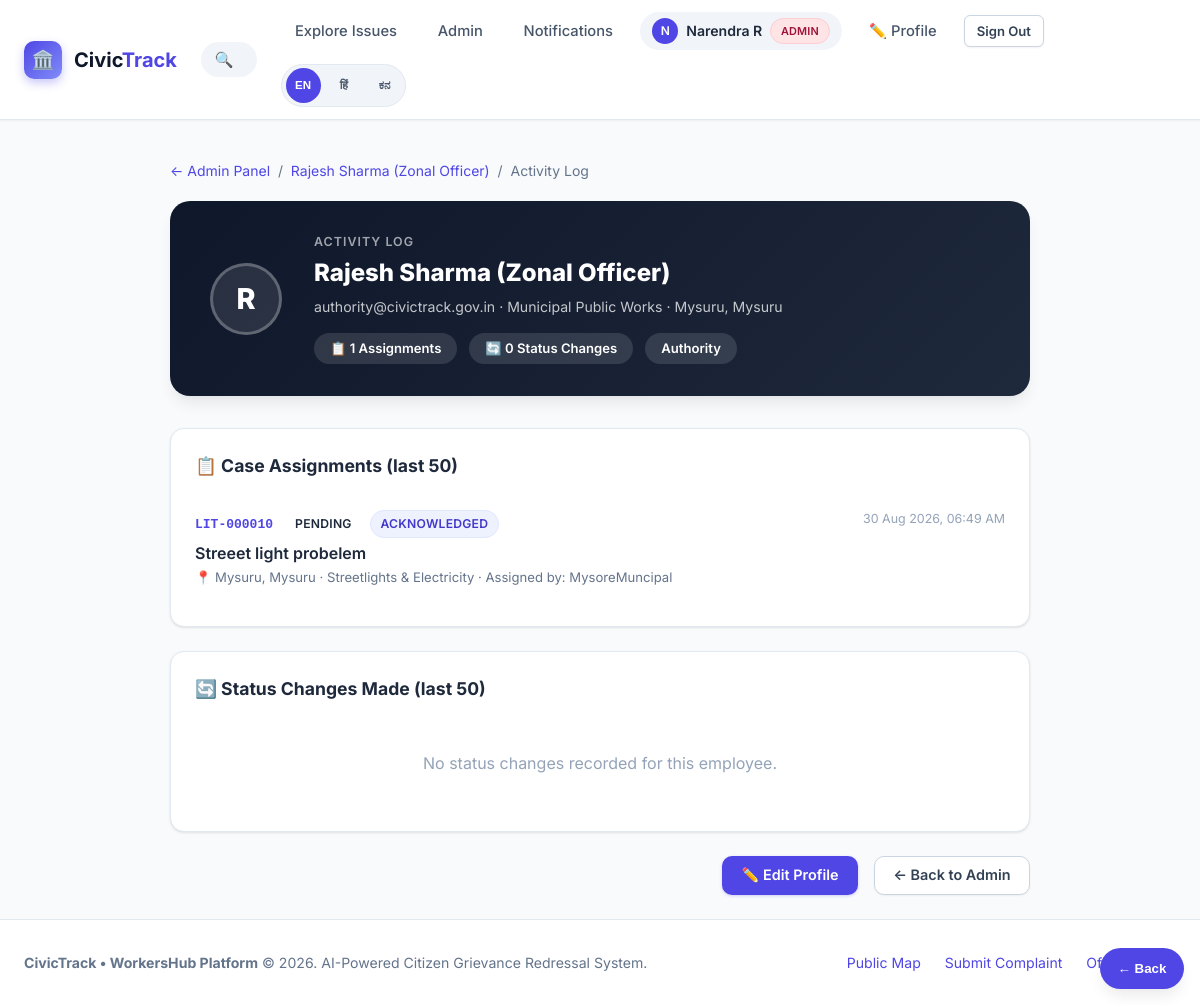
/admin/user/1/activity (signed in), run on an earlier commit of the app's database.
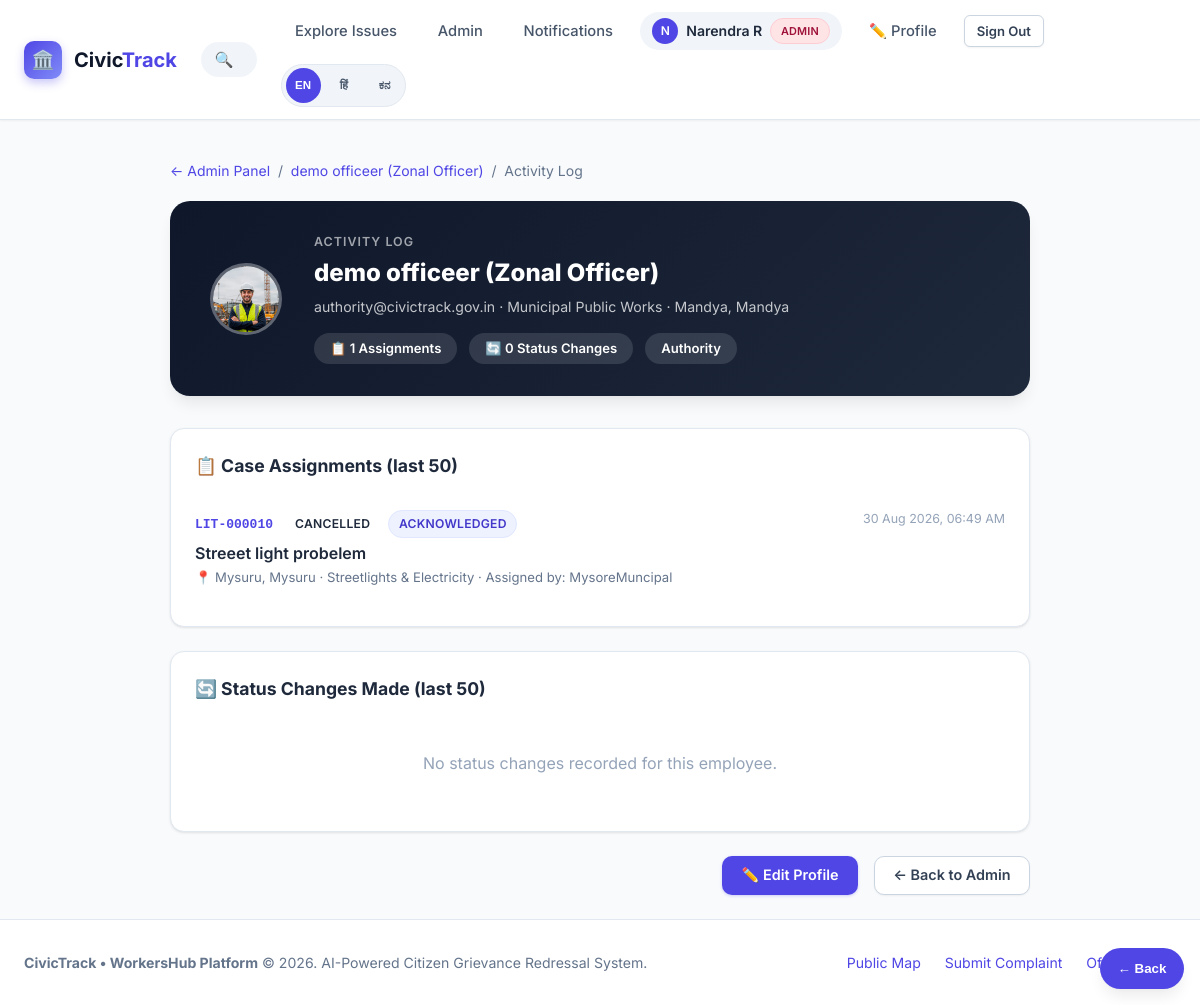
And on a later commit of the database.
### models.py (models this page shows, shortened)
class User(UserMixin, db.Model):
    __tablename__ = "users"
    id = db.Column(db.Integer, primary_key=True)
    name = db.Column(db.String(120), nullable=False)
    email = db.Column(db.String(160), unique=True, nullable=False, index=True)
    password_hash = db.Column(db.String(255), nullable=False)
    role = db.Column(db.String(20), nullable=False, default="citizen")  # citizen | authority | worker | admin
    phone = db.Column(db.String(20), nullable=True)
    state = db.Column(db.String(100), nullable=True)
    district = db.Column(db.String(100), nullable=True)
    city_town = db.Column(db.String(120), nullable=True)
    department = db.Column(db.String(100), nullable=True)  # For authority/worker: e.g. Roads, Sanitation
    profile_photo = db.Column(db.String(255), nullable=True)
    is_verified = db.Column(db.Boolean, nullable=False, default=False)
    created_at = db.Column(db.DateTime, default=datetime.utcnow)
    reported_issues = db.relationship("Issue", backref="reporter", lazy="dynamic",
                                      foreign_keys="Issue.reporter_id")
    assigned_issues = db.relationship("Issue", backref="assignee", lazy="dynamic",
                                      foreign_keys="Issue.assigned_to_id")
    assignments = db.relationship("IssueAssignment", backref="user", lazy="dynamic",
                                  foreign_keys="IssueAssignment.user_id", cascade="all, delete-orphan")
    chat_messages = db.relationship("ChatMessage", backref="sender", lazy="dynamic",
                                    foreign_keys="ChatMessage.user_id", cascade="all, delete-orphan")
    upvotes = db.relationship("Upvote", backref="user", lazy="dynamic", cascade="all, delete-orphan")
    notifications = db.relationship("Notification", backref="user", lazy="dynamic", cascade="all, delete-orphan")
    @property
    def is_admin(self):
        return self.role == "admin"

class IssueAssignment(db.Model):
    __tablename__ = "issue_assignments"
    id = db.Column(db.Integer, primary_key=True)
    issue_id = db.Column(db.Integer, db.ForeignKey("issues.id"), nullable=False, index=True)
    user_id = db.Column(db.Integer, db.ForeignKey("users.id"), nullable=False, index=True)
    assigned_by_id = db.Column(db.Integer, db.ForeignKey("users.id"), nullable=True)
    status = db.Column(db.String(20), nullable=False, default="pending")  # pending | accepted | declined | cancelled
    assigned_at = db.Column(db.DateTime, default=datetime.utcnow, index=True)
    responded_at = db.Column(db.DateTime, nullable=True)
    assigned_by = db.relationship("User", foreign_keys=[assigned_by_id])
    __table_args__ = (
        db.UniqueConstraint("issue_id", "user_id", name="uq_issue_assignment_user"),
    )

class Issue(db.Model):
    __tablename__ = "issues"
    id = db.Column(db.Integer, primary_key=True)
    case_code = db.Column(db.String(24), unique=True, nullable=False, index=True)  # e.g. LIT-000142
    reporter_id = db.Column(db.Integer, db.ForeignKey("users.id"), nullable=False)
    assigned_to_id = db.Column(db.Integer, db.ForeignKey("users.id"), nullable=True)
    title = db.Column(db.String(200), nullable=False)
    description = db.Column(db.Text, nullable=False)
    category = db.Column(db.String(80), nullable=False, index=True)
    priority = db.Column(db.String(20), nullable=False, default="Medium")  # Low, Medium, High, Urgent
    state = db.Column(db.String(100), nullable=False, index=True)
    district = db.Column(db.String(100), nullable=False, index=True)
    city_town = db.Column(db.String(120), nullable=False, index=True)
    locality_address = db.Column(db.String(255), nullable=True)
    latitude = db.Column(db.Float, nullable=False)
    longitude = db.Column(db.Float, nullable=False)
    photo_filename = db.Column(db.String(255), nullable=True)
    resolution_photo_filename = db.Column(db.String(255), nullable=True)
    status = db.Column(db.String(30), nullable=False, default="Reported", index=True)
    upvote_count = db.Column(db.Integer, nullable=False, default=0)
    ai_suggested_category = db.Column(db.String(80), nullable=True)
    ai_confidence = db.Column(db.Float, nullable=True)
    ai_urgency_score = db.Column(db.Float, nullable=True)
    ai_summary = db.Column(db.String(255), nullable=True)
    created_at = db.Column(db.DateTime, default=datetime.utcnow, index=True)
    updated_at = db.Column(db.DateTime, default=datetime.utcnow, onupdate=datetime.utcnow)
    resolved_at = db.Column(db.DateTime, nullable=True)
    upvotes = db.relationship("Upvote", backref="issue", lazy="dynamic", cascade="all, delete-orphan")
    history = db.relationship("StatusHistory", backref="issue", lazy="dynamic",
                              cascade="all, delete-orphan", order_by="StatusHistory.created_at.asc()")
    comments = db.relationship("IssueComment", backref="issue", lazy="dynamic",
                              cascade="all, delete-orphan", order_by="IssueComment.created_at.asc()")
    assignments = db.relationship("IssueAssignment", backref="issue", lazy="dynamic",
                                  cascade="all, delete-orphan", order_by="IssueAssignment.assigned_at.asc()")
    chat_messages = db.relationship("ChatMessage", backref="issue", lazy="dynamic",
                                    cascade="all, delete-orphan", order_by="ChatMessage.created_at.asc()")

### app.py (the view)
@app.route("/admin/user/<int:user_id>/activity")
@login_required
@admin_required
def admin_user_activity(user_id):
    user = User.query.get_or_404(user_id)
    if user.role not in ("authority", "worker"):
        flash("Activity log is only available for authority and worker accounts.", "warning")
        return redirect(url_for("admin_panel"))
    assignments = (
        IssueAssignment.query
        .filter_by(user_id=user.id)
        .order_by(IssueAssignment.assigned_at.desc())
        .limit(50)
        .all()
    )
    status_changes = (
        StatusHistory.query
        .filter_by(changed_by_id=user.id)
        .order_by(StatusHistory.created_at.desc())
        .limit(50)
        .all()
    )
    return render_template(
        "admin_user_activity.html",
        employee=user,
        assignments=assignments,
        status_changes=status_changes,
    )

### app.py (called while the page is built)
@login_manager.user_loader
def load_user(user_id):
    return User.query.get(int(user_id))

@app.context_processor
def inject_global_data():
    unread_notifications_count = 0
    if current_user.is_authenticated:
        unread_notifications_count = Notification.query.filter_by(
            user_id=current_user.id, is_read=False
        ).count()
    return {
        "unread_notifications_count": unread_notifications_count,
        "CATEGORIES": Config.CATEGORIES,
        "STATUSES": Config.STATUSES,
        "PRIORITIES": Config.PRIORITIES,
        "current_year": datetime.utcnow().year,
    }

def admin_required(view):
    @wraps(view)
    def wrapped(*args, **kwargs):
        if not current_user.is_authenticated or not current_user.is_admin:
            flash("Admin access is required for this area.", "warning")
            return redirect(url_for("login"))
        return view(*args, **kwargs)
    return wrapped

### templates/admin_user_activity.html (shortened to what the changed rows need)
{% extends "base.html" %}
{% block content %}
<div style="max-width:860px;margin:0 auto;">
  <div style="margin-bottom:1.25rem;font-size:.875rem;color:var(--slate-500);">
    <a href="{{ url_for('admin_panel') }}" style="color:var(--primary-600);">← Admin Panel</a>
    &nbsp;/&nbsp;
    <a href="{{ url_for('admin_edit_user', user_id=employee.id) }}" style="color:var(--primary-600);">{{ employee.name }}</a>
    &nbsp;/&nbsp; Activity Log
  </div>
  <div class="activity-hero">
    <div class="emp-avatar">
      {% if employee.profile_photo %}
        <img src="{{ url_for('static', filename='uploads/' + employee.profile_photo) }}" alt="{{ employee.name }}">
      {% else %}
        {{ employee.name[0]|upper }}
      {% endif %}
    </div>
    <div>
      <div style="font-size:.78rem;opacity:.6;text-transform:uppercase;letter-spacing:.08em;font-weight:600;">Activity Log</div>
      <h1 style="font-size:1.5rem;font-weight:800;margin:.2rem 0 .3rem;">{{ employee.name }}</h1>
      <div style="opacity:.75;font-size:.88rem;">{{ employee.email }} · {{ employee.department or 'No dept.' }} · {{ employee.city_town or '—' }}, {{ employee.district or '—' }}</div>
      <div class="stat-pills">
        <span class="stat-pill">📋 {{ assignments|length }} Assignments</span>
        <span class="stat-pill">🔄 {{ status_changes|length }} Status Changes</span>
        <span class="stat-pill" style="text-transform:capitalize;">{{ employee.role }}</span>
      </div>
    </div>
  </div>
  <div class="card" style="padding:1.5rem;margin-bottom:1.5rem;">
    <h2 style="font-size:1.1rem;font-weight:700;margin-bottom:1rem;">📋 Case Assignments (last 50)</h2>
    {% if assignments %}
    <div>
      {% for a in assignments %}
      <div class="timeline-entry">
        <div style="flex:1;">
          <div style="display:flex;justify-content:space-between;flex-wrap:wrap;gap:.5rem;">
            <div>
              <a href="{{ url_for('issue_detail', issue_id=a.issue.id) }}" style="font-family:monospace;font-weight:700;color:var(--primary-600);">{{ a.issue.case_code }}</a>
              <span class="badge badge-{{ a.status }}" style="margin-left:.5rem;">{{ a.status|title }}</span>
              <span class="badge badge-{{ a.issue.status|lower|replace(' ','') }}" style="margin-left:.25rem;">{{ a.issue.status }}</span>
            </div>
            <span style="font-size:.78rem;color:var(--slate-400);">{{ a.assigned_at.strftime('%d %b %Y, %I:%M %p') }}</span>
          </div>
          <div style="font-weight:600;margin:.2rem 0;">{{ a.issue.title }}</div>
          <div style="font-size:.82rem;color:var(--slate-500);">
            📍 {{ a.issue.city_town }}, {{ a.issue.district }} · {{ a.issue.category }}
            {% if a.assigned_by %} · Assigned by: {{ a.assigned_by.name }}{% endif %}
          </div>
        </div>
      </div>
      {% endfor %}
    </div>
    {% else %}
    <div style="text-align:center;padding:2rem;color:var(--slate-400);">No assignments found for this employee.</div>
    {% endif %}
  </div>
  <div class="card" style="padding:1.5rem;">
    <h2 style="font-size:1.1rem;font-weight:700;margin-bottom:1rem;">🔄 Status Changes Made (last 50)</h2>
  </div>
</div>
{% endblock %}

What changed in the data, as far as the page shows it:
changed User "authority@civictrack.gov.in": name "Rajesh Sharma (Zonal Officer)" → "demo officeer (Zonal Officer)"; profile_photo: picture added; city_town "Mysuru" → "Mandya"; district "Mysuru" → "Mandya"; name "R" → (not shown)
changed IssueAssignment "Streeet light probelem": status "PENDING" → "CANCELLED"
